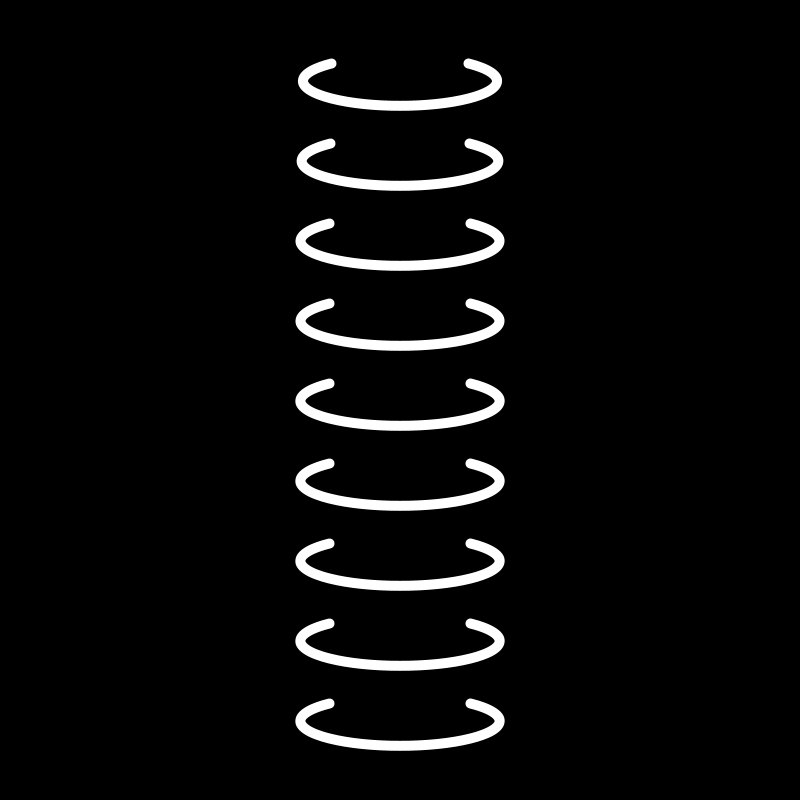
Frame 1 (no input)
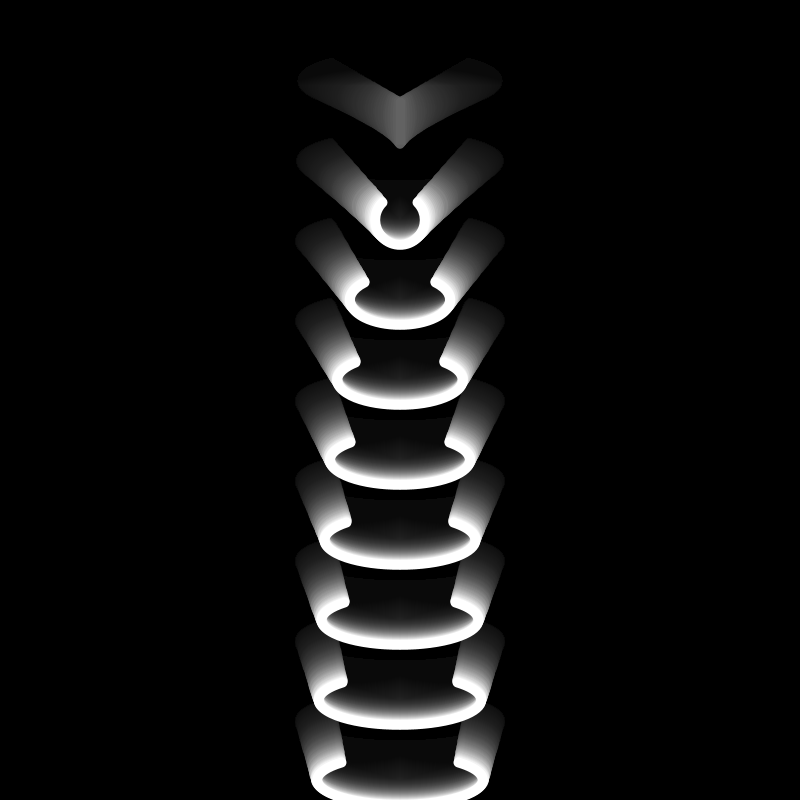
Frame 60 (the mouse pressed at the canvas centre just before this capture)
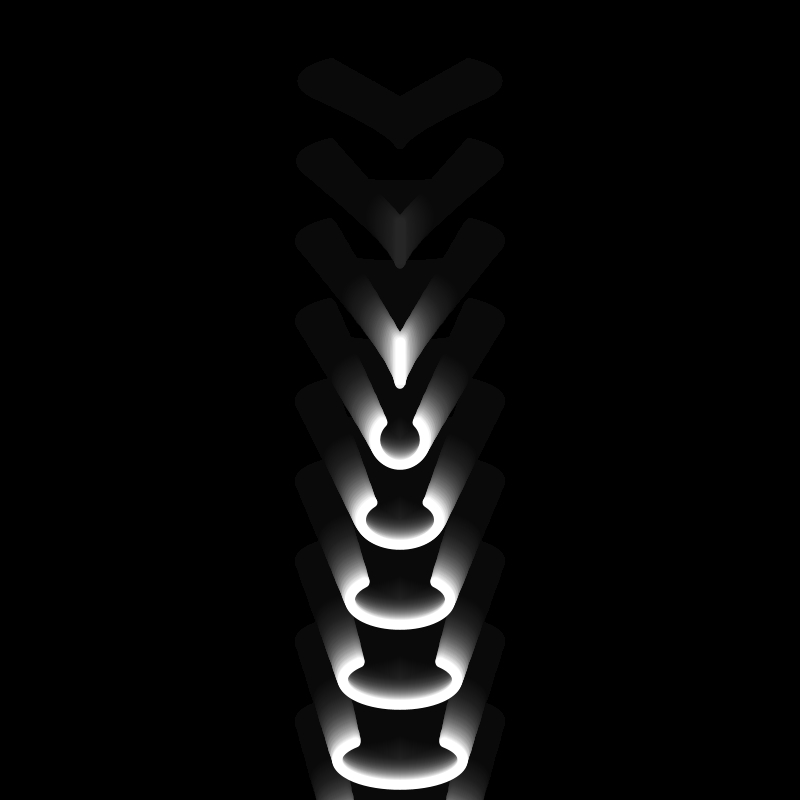
Frame 120 (the mouse held since frame 60 and released just before this capture)

The Processing sketch that drew these frames (run headless with seeded random() and noise(); from frame 60 on, the mouse is pressed at the canvas centre):

// Processing sketch: Figure_out_what_causes_this
// ── Figure_out_what_causes_this.pde
int amount_of_rings;
Ring[] rings;

void setup()
{
  size(800, 800);
  colorMode(HSB, 360, 100, 100, 100);
  strokeWeight(10);
  noFill();
  background(0);
  
  amount_of_rings = 10;
  rings = new Ring[amount_of_rings];
  for (int i = 0; i < amount_of_rings; i++)
    rings[i] = new Ring(width, height, 0, width/2, i * height/amount_of_rings, 200, 50, -QUARTER_PI, PI + QUARTER_PI, 360);
}

void draw()
{
  noStroke();
  fill(0, 5);
  rect(0, 0, width, height);
  
  for (int i = 0; i < amount_of_rings; i++)
  {
    rings[i].move();
    rings[i].display();
  }
}

// ── Ring_class.pde
class Ring
{
  int ww;
  int wh;
  int x;
  int y;
  int OG_y;
  int y_min;
  int w;
  int OG_w;
  int h;
  float start;
  float end;
  color col;
  // Place when ring "dies"
  int ring_end;
  
  Ring(int par_ww, int par_wh, int par_y_min, int par_x, int par_y, int par_w, int par_h, float par_start, float par_end, color par_col)
  {
    ww = par_ww;
    wh = par_wh;
    x = par_x;
    y = par_y;
    OG_y = par_y;
    y_min = par_y_min;
    w = par_w;
    OG_w = par_w;
    h = par_h;
    start = par_start;
    end = par_end;
    col = par_col;
    
    ring_end = 0;
  }
  
  void move()
  {
    if (y == ring_end)
    {
      y = y_min;
      // This next line is done so transparency based off original y start will work
      // and when it resets to the hightest y point transparency will work as expected
      OG_y = y_min;
    }
      
    y++;
  }
  
  void display()
  {
    // Change opacity based on y value
    stroke(col, map(y, OG_y, ring_end, 100, 0));
    // Change width based on y value
    w = floor(map(y, OG_y, ring_end, OG_w, OG_w*3));
    // Actually display
    arc(x, y, w, h, start, end);
  }
}
